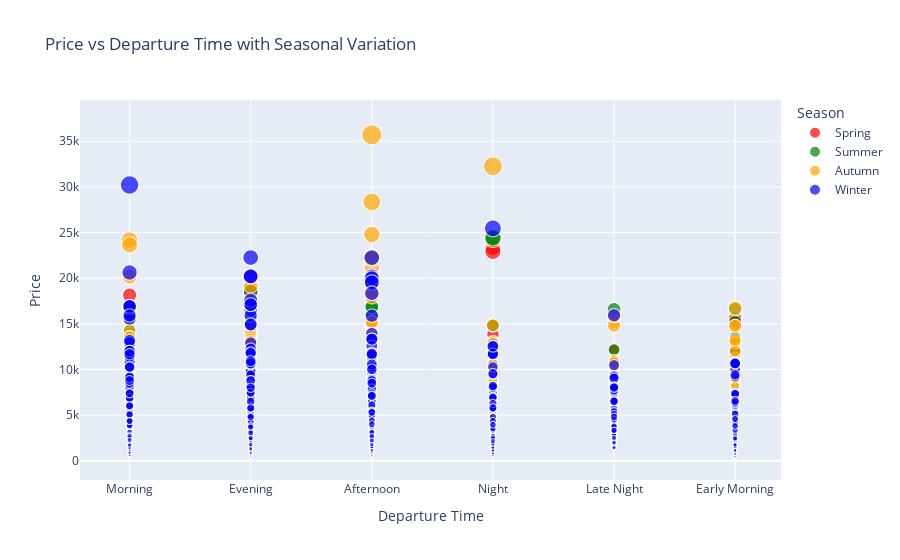

Source (notebook cell):
### Code cell
import plotly.express as px


colors = {'Spring': 'red', 'Summer': 'green', 'Autumn': 'orange', 'Winter': 'blue'}

fig = px.scatter(data, x='depature time', y='Price', color='Season',
                 size='Price', hover_data=['arrival time', 'depature time'],
                 color_discrete_map=colors,
                 title='Price vs Departure Time with Seasonal Variation')

fig.update_layout(xaxis_title='Departure Time',
                  yaxis_title='Price',
                  legend_title='Season')

fig.show()

### Figure 1 — Plotly figure (JSON) as saved in the notebook; plotly's stock layout.template omitted (floating-point values rounded to 4 significant figures; data arrays with more than 128 entries replaced by an {"elided": "..."} marker saying what was removed)
{"data": [{"customdata": {"elided": "1096x1 str values"}, "hovertemplate": "Season=Spring<br>depature time=%{x}<br>Price=%{marker.size}<br>arrival time=%{customdata[0]}<extra></extra>", "legendgroup": "Spring", "marker": {"color": "red", "size": {"elided": "1096 float values"}, "sizemode": "area", "sizeref": 89.27, "symbol": "circle"}, "mode": "markers", "name": "Spring", "showlegend": true, "type": "scattergl", "x": {"elided": "1096 str values"}, "xaxis": "x", "y": {"elided": "1096 float values"}, "yaxis": "y"}, {"customdata": {"elided": "1091x1 str values"}, "hovertemplate": "Season=Summer<br>depature time=%{x}<br>Price=%{marker.size}<br>arrival time=%{customdata[0]}<extra></extra>", "legendgroup": "Summer", "marker": {"color": "green", "size": {"elided": "1091 float values"}, "sizemode": "area", "sizeref": 89.27, "symbol": "circle"}, "mode": "markers", "name": "Summer", "showlegend": true, "type": "scattergl", "x": {"elided": "1091 str values"}, "xaxis": "x", "y": {"elided": "1091 float values"}, "yaxis": "y"}, {"customdata": {"elided": "1087x1 str values"}, "hovertemplate": "Season=Autumn<br>depature time=%{x}<br>Price=%{marker.size}<br>arrival time=%{customdata[0]}<extra></extra>", "legendgroup": "Autumn", "marker": {"color": "orange", "size": {"elided": "1087 float values"}, "sizemode": "area", "sizeref": 89.27, "symbol": "circle"}, "mode": "markers", "name": "Autumn", "showlegend": true, "type": "scattergl", "x": {"elided": "1087 str values"}, "xaxis": "x", "y": {"elided": "1087 float values"}, "yaxis": "y"}, {"customdata": {"elided": "1094x1 str values"}, "hovertemplate": "Season=Winter<br>depature time=%{x}<br>Price=%{marker.size}<br>arrival time=%{customdata[0]}<extra></extra>", "legendgroup": "Winter", "marker": {"color": "blue", "size": {"elided": "1094 float values"}, "sizemode": "area", "sizeref": 89.27, "symbol": "circle"}, "mode": "markers", "name": "Winter", "showlegend": true, "type": "scattergl", "x": {"elided": "1094 str values"}, "xaxis": "x", "y": {"elided": "1094 float values"}, "yaxis": "y"}], "layout": {"legend": {"itemsizing": "constant", "title": {"text": "Season"}, "tracegroupgap": 0}, "title": {"text": "Price vs Departure Time with Seasonal Variation"}, "xaxis": {"anchor": "y", "domain": [0, 1], "title": {"text": "Departure Time"}}, "yaxis": {"anchor": "x", "domain": [0, 1], "title": {"text": "Price"}}}}
